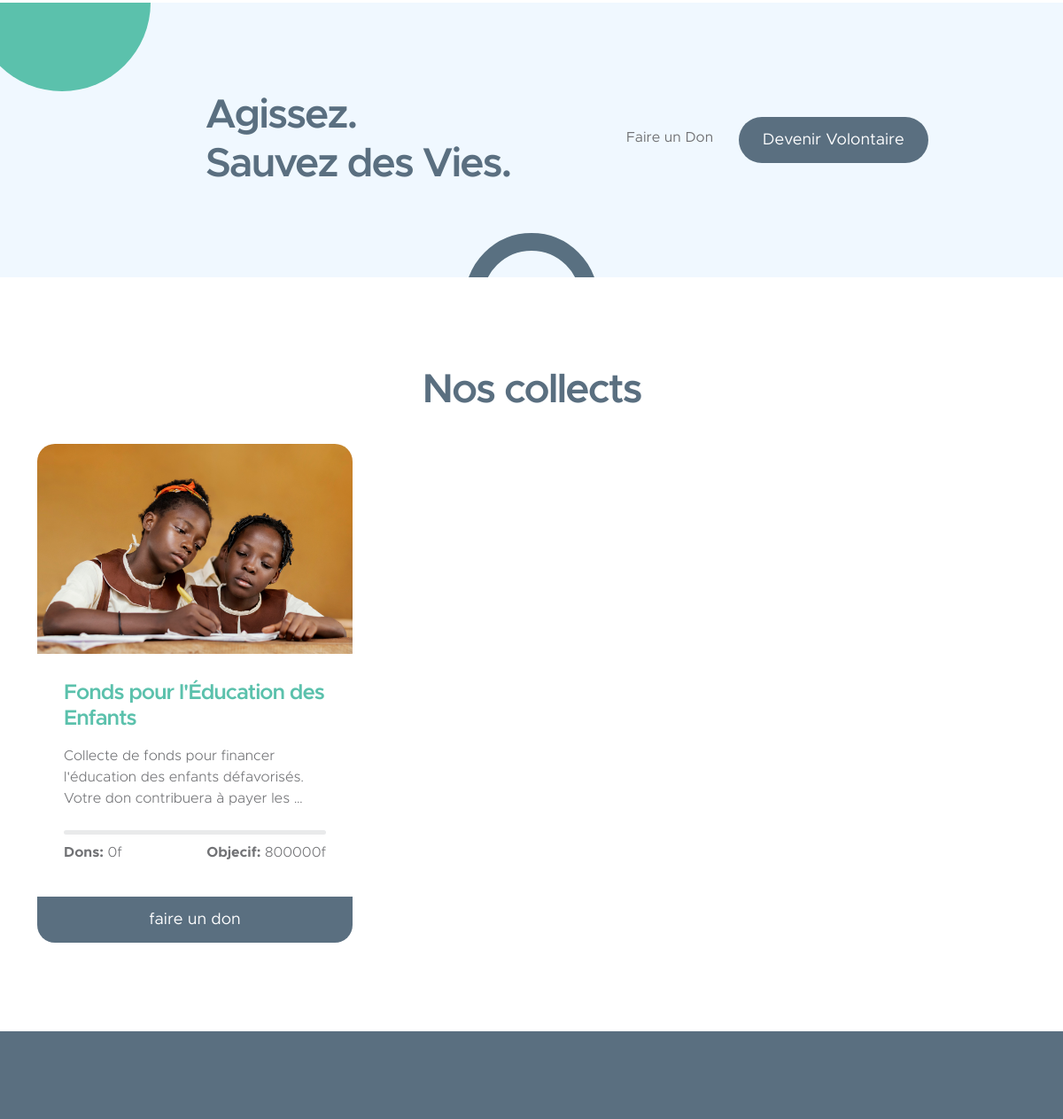
Before: / (middle part) with the older database file.
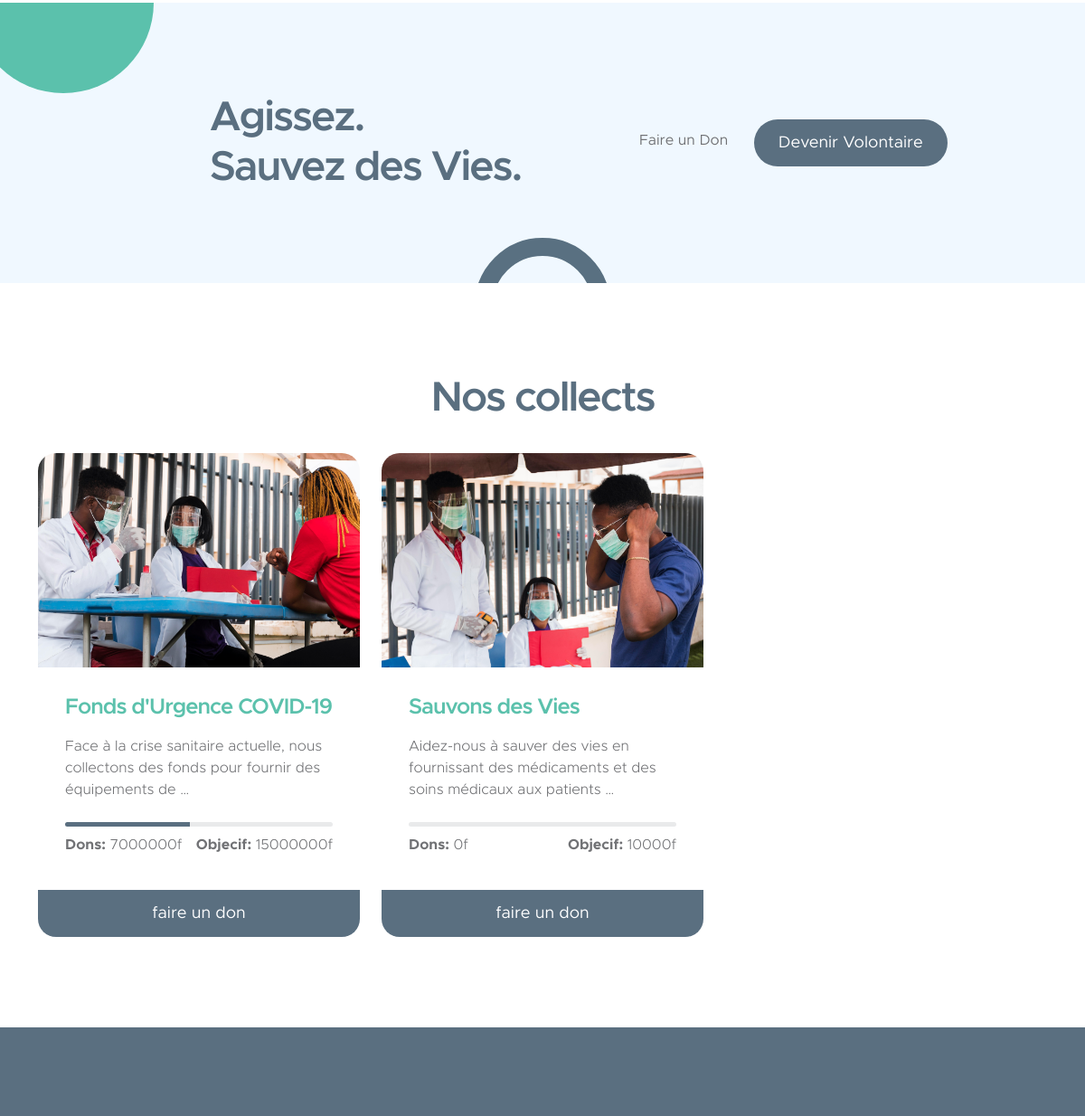
After: the same page with the newer database file.
### administration/models.py (models this page shows, shortened)
class Collect(models.Model):
    title = models.CharField(max_length=100)
    image = models.ImageField(upload_to='collects/')
    description = models.TextField()
    by = models.ForeignKey(User, on_delete=models.CASCADE)
    created_at = models.DateTimeField(auto_now=False, auto_now_add=True)
    post_at = models.DateField(blank=True, null=True)
    goal = models.DecimalField(max_digits=10, decimal_places=0)
    raised = models.DecimalField(max_digits=10, decimal_places=0, default= 0)
    end_date = models.DateTimeField(null=True, blank=True)
    confirmer = models.BooleanField(default=False)
    posted = models.BooleanField(default=False)
    is_amount_reached = models.BooleanField(default= False)
    class Meta:
        verbose_name = ("Collect")
        verbose_name_plural = ("Collects")

### landing/views.py (the view)
# urls.py: path('', home, name ='home'),
def home(request):
    collects = Collect.objects.filter(confirmer = 1, posted = 1, is_amount_reached = 0).order_by('-created_at')[:3]
    context = {
        'collects' : collects
    }
    return render(request, 'landing/pages/index.html', context)

### context_processor.py (called while the page is built)
def all_context(request):
    user = request.user
    try :
        site = Site.objects.get(pk = 1)
    except Site.DoesNotExist :
        site = None
    try :
        avatar = Avatar.objects.get(pk = user.pk)
    except Avatar.DoesNotExist :
        avatar = None
    context = {
        'avatar' : avatar,
        'site' : site
    }
    return context

### sante_coeur/templatetags/custom_filter.py (called while the page is built)
@register.filter
def percent(valeur, total):
    if total == 0:
        return 0
    return (valeur / total) * 100

### landing/templates/landing/pages/index.html (shortened to what this page needs)
{% extends "bases/landing.html" %}
{% load static %}
{% load custom_filter %}
{% block main %}
<main>
    <section class="cta-section section-padding section-bg">
        <div class="container">
            <div class="row justify-content-center align-items-center">
                <div class="col-lg-5 col-12 ms-auto">
                    <h2 class="mb-0">Agissez. <br> Sauvez des Vies.</h2>
                </div>
                <div class="col-lg-5 col-12">
                    <a href="#" class="me-4">Faire un Don</a>
                    <a href="#section_4" class="custom-btn btn smoothscroll">Devenir Volontaire</a>
                </div>
            </div>
        </div>
    </section>
    <section class="section-padding" id="section_3">
        <div class="container">
            <div class="row">
                <div class="col-lg-12 col-12 text-center mb-4">
                    <h2>Nos collects</h2>
                </div>
                {% for collect  in collects %}
                <div class="col-lg-4 col-md-6 col-12 mb-4 mb-lg-0">
                    <div class="custom-block-wrap">
                        <img src="{{ collect.image.url }}"
                            class="custom-block-image img-fluid" alt="">
                        <div class="custom-block">
                            <div class="custom-block-body">
                                <h5 class="mb-3">{{ collect.title }}</h5>
                                <p>{{ collect.description|truncatewords:15 }}</p>
                                <div class="progress  mt-4">
                                    <div class="progress-bar progress-bar-striped" role="progressbar" style="width: {{ collect.raised|percent:collect.goal|floatformat }}%" aria-valuenow="56"
                                        aria-valuemin="0" aria-valuemax="100"></div>
                                    </div>
                                <div class="d-flex align-items-center my-2">
                                    <p class="mb-0">
                                        <strong>Dons:</strong>
                                        {{ collect.raised|floatformat }}f
                                    </p>
                                    <p class="ms-auto mb-0">
                                        <strong>Objecif:</strong>
                                        {{ collect.goal|floatformat }}f
                                    </p>
                                </div>
                            </div>
                            <a href="" class="custom-btn btn btn_doncollectmodal"
                            data-bs-toggle="modal"
                            data-bs-target="#doncollectmodal"
                            data-image-url="{{ collect.image.url }}"
                            data-name="{{ collect.title }}"
                            data-description="{{ collect.description }}"
                            data-raised="{{ collect.raised }}"
                            data-goal="{{ collect.goal }}"
                            data-end-date = "{{ collect.end_date|date:'D d M Y'  }}"
                            data-percent = "{{ collect.raised|percent:collect.goal|floatformat }}"
                            >faire un don</a>
                        </div>
                    </div>
                </div>
                {% endfor %}
            </div>
        </div>
    </section>
    <section class="volunteer-section section-padding" id="section_4">
    </section>
</main>
{% endblock main %}

### sante_coeur/templates/bases/landing.html (shortened to what this page needs)
{% load static %}
{% load custom_filter %}
<!doctype html>
<html lang="en">
<head>
    <link href="{% static "landing/css/bootstrap.min.css" %}" rel="stylesheet">
    <link href="{% static "landing/css/bootstrap-icons.css" %}" rel="stylesheet">
    <link href="{% static "landing/css/templatemo-kind-heart-charity.css" %}" rel="stylesheet">
    <link rel="stylesheet" href="{% static "fontawesome/css/solid.min.css" %}">
</head>
<body id="section_1">
{% block main %}
{% endblock main %}
</body>
</html>

### landing/templates/landing/modals/donate.html (shortened to what this page needs)
      {% load static %}

### landing/templates/landing/modals/doncollectmodal.html (shortened to what this page needs)
{% load static %}

### static/landing/css/templatemo-kind-heart-charity.css (style rules this page uses)
:root { --white-color: #ffffff; --primary-color: #5bc1ac; --secondary-color: #5a6f80; --section-bg-color: #f0f8ff; --site-footer-bg-color: #44525d; --custom-btn-bg-color: #597081; --custom-btn-bg-hover-color: #5bc1ac; --dark-color: #000000; --p-color: #717275; --border-color: #e9eaeb; --body-font-family: 'Metropolis', sans-serif; --h1-font-size: 52px; --h2-font-size: 46px; --h3-font-size: 32px; --h4-font-size: 28px; --h5-font-size: 24px; --h6-font-size: 22px; --p-font-size: 16px; --btn-font-size: 18px; --copyright-font-size: 14px; --border-radius-large: 100px; --border-radius-medium: 20px; --border-radius-small: 10px; --font-weight-light: 300; --font-weight-normal: 400; --font-weight-semibold: 600; --font-weight-bold: 700; }
body { background-color: var(--white-color); font-family: var(--body-font-family); }
h2, h3, h4, h5, h6 { color: var(--dark-color); }
h1, h2, h3, h4, h5, h6 { font-weight: var(--font-weight-semibold); letter-spacing: -1px; }
h2 { color: var(--secondary-color); font-size: var(--h2-font-size); letter-spacing: -2px; }
h5 { color: var(--primary-color); font-size: var(--h5-font-size); }
p { color: var(--p-color); font-size: var(--p-font-size); font-weight: var(--font-weight-light); }
a, button { touch-action: manipulation; transition: all 0.3s; }
a { color: var(--p-color); text-decoration: none; }
b, strong { font-weight: var(--font-weight-bold); }
.section-padding { padding-top: 100px; padding-bottom: 100px; }
.section-bg { background-color: var(--section-bg-color); }
.custom-block-wrap { background: var(--white-color); border-radius: var(--border-radius-medium); position: relative; overflow: hidden; transition: all 0.5s; }
.custom-block-body { padding: 30px; }
.custom-block-image { display: block; width: 100%; height: 100%; object-fit: cover; }
.custom-block .custom-btn { border-radius: 0; display: block; }
.progress { background: var(--border-color); height: 5px; }
.progress-bar { background: var(--secondary-color); }
.custom-btn { background: var(--secondary-color); border: 2px solid transparent; border-radius: var(--border-radius-large); color: var(--white-color); font-size: var(--btn-font-size); font-weight: var(--font-weight-normal); line-height: normal; padding: 15px 25px; }
.volunteer-section { background: var(--secondary-color); position: relative; overflow: hidden; }
.volunteer-section::after { content: ""; background: var(--primary-color); border-radius: 50%; position: absolute; bottom: -110px; right: -80px; width: 350px; height: 350px; }
.cta-section { position: relative; overflow: hidden; }
.cta-section::before { content: ""; background-color: var(--primary-color); border-radius: 50%; position: absolute; top: -100px; left: -30px; margin: auto; width: 200px; height: 200px; }
.cta-section::after { content: ""; border: 20px solid var(--custom-btn-bg-color); border-radius: 50%; position: absolute; bottom: -100px; right: 0; left: 0; margin: auto; width: 150px; height: 150px; }

Changed rows visible on the page:
removed Collect: image (picture), title "Fonds pour l'Éducation des Enfants", description "Collecte de fonds pour financer l'éducation des enfants défavorisés. Votre don contribuera à payer les …", raised "0", goal "800000"
now on this page (row edited): Collect: image (picture), title "Fonds d'Urgence COVID-19", description "Face à la crise sanitaire actuelle, nous collectons des fonds pour fournir des équipements de …", raised "7000000", goal "15000000"
now on this page (row edited): Collect: image (picture), title "Sauvons des Vies", description "Aidez-nous à sauver des vies en fournissant des médicaments et des soins médicaux aux patients …", raised "0", goal "10000"
